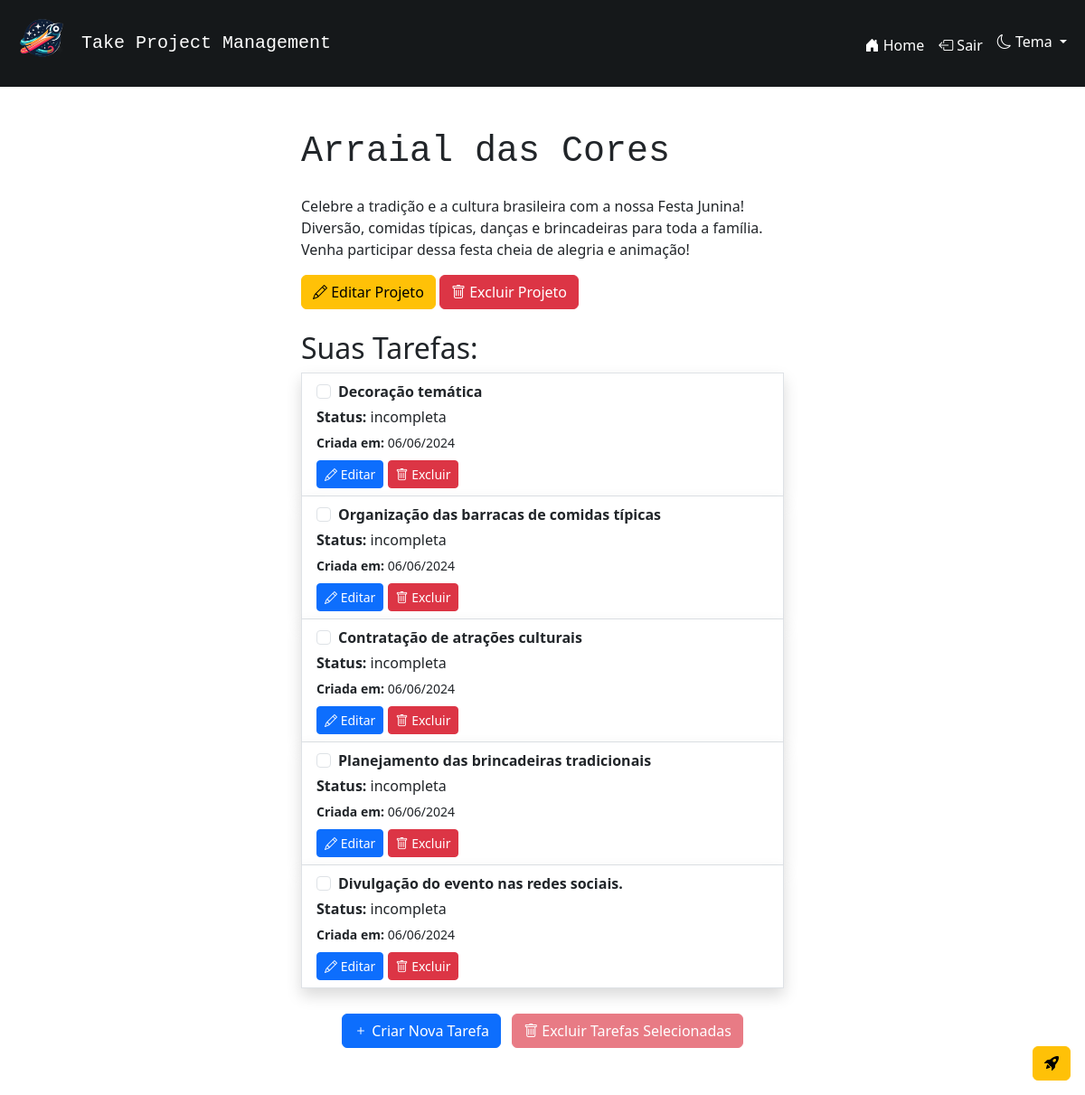
/projeto/6 (signed in), run on the app's committed database.
### app.py (models this page shows, shortened)
class Projeto(db.Model):
    __tablename__ = 'projeto'
    id = db.Column(db.Integer, primary_key=True)
    nome_projeto = db.Column(db.String(80), nullable=False)
    descricao_projeto = db.Column(db.String())
    usuario_id = db.Column(db.Integer, db.ForeignKey('usuario.id'), nullable=False)
    usuario = db.relationship('Usuario', backref=db.backref('projetos', lazy=True))
    tarefas = db.relationship('Tarefa', backref='projeto_rel', cascade="all, delete-orphan", lazy=True)

class Tarefa(db.Model):
    __tablename__ = 'tarefa'
    id = db.Column(db.Integer, primary_key=True)
    nome_tarefa = db.Column(db.String(80), nullable=False)
    status = db.Column(db.String(30), nullable=False, default='incompleta')
    data_criacao = db.Column(db.DateTime, nullable=False, default=lambda: datetime.now(timezone.utc))
    data_entrega = db.Column(db.DateTime)
    projeto_id = db.Column(db.Integer, db.ForeignKey('projeto.id'), nullable=False)
    projeto = db.relationship('Projeto', backref=db.backref('projeto_rel', lazy=True))

### app.py (the view)
@app.route('/projeto/<int:projeto_id>')
def projeto_especifico(projeto_id):
    if not Verificador.verificar_sessao() or not Verificador.verificar_permissao_projeto(projeto_id):
        return redirect(url_for('index'))
    projeto = Projeto.query.get(projeto_id)
    if not projeto:
        flash('O projeto especificado não foi encontrado', 'warning')
        return redirect(url_for('index'))
    return render_template('projeto_especifico.html', projeto=projeto)

### app.py (called while the page is built)
    @staticmethod
    def verificar_permissao_projeto(projeto_id):
        projeto = Projeto.query.get(projeto_id)
        if not projeto or projeto.usuario_id != session['usuario_id']:
            flash('Você não tem permissão para acessar este projeto.', 'warning')
            return False
        return True

    @staticmethod
    def verificar_sessao():
        if 'usuario_id' in session:
            return True
        flash('Você não tem permissão para executar essa ação.', 'warning')
        return False

### templates/projeto_especifico.html (shortened to what this page needs)
{% extends 'base.html' %}
{% block content %}
<div class="container">
    <div class="row justify-content-center">
        <div class="col-md-6">
            <h1 class="mb-4 font-monospace">{{ projeto.nome_projeto }}</h1>
            <p class="card-text ">{% if projeto.descricao_projeto %} {{ projeto.descricao_projeto }} {% endif %}</p>
            <button type="button" class="btn btn-warning" data-bs-toggle="modal" data-bs-target="#modalEditarProjeto{{ projeto.id }}">
                <i class="bi bi-pencil"></i> Editar Projeto
            </button>
            <button type="button" class="btn btn-danger" data-bs-toggle="modal" data-bs-target="#modalExcluirProjeto{{ projeto.id }}">
                <i class="bi bi-trash"></i> Excluir Projeto
            </button>
            <h2 class="mt-4">Suas Tarefas:</h2>
            <div class="list-group">
                <form action=" {{ url_for('excluir_tarefas_selecionadas', projeto_id=projeto.id) }}" method="POST" id="formExcluirTarefas">
                    {% for tarefa in projeto.tarefas %}
                        <div class="list-group-item shadow">
                            <div class="form-check">
                                <input class="form-check-input tarefa-checkbox" type="checkbox" value="{{ tarefa.id }}" id="tarefa-checkbox-{{ tarefa.id }}" name="tarefas_selecionadas[]">
                                <label class="form-check-label" for="tarefa-checkbox-{{ tarefa.id }}">
                                    <b>{{ tarefa.nome_tarefa }}</b>
                                </label>
                            </div>
                            <p class="mb-1 mt-1"><b>Status:</b> {{ tarefa.status }}</p>
                            <small><b>Criada em: </b>{{ tarefa.data_criacao.strftime('%d/%m/%Y') }}</small> <br>
                            <div class="mt-2">
                                <button type="button" class="btn btn-sm btn-primary" data-bs-toggle="modal" data-bs-target="#modalAlterarTarefa{{ tarefa.id }}"><i class="bi bi-pencil"></i> Editar</button>
                                <button type="button" class="btn btn-sm btn-danger" data-bs-toggle="modal" data-bs-target="#modalExcluirTarefa{{ tarefa.id }}"><i class="bi bi-trash"></i> Excluir</button>
                            </div>
                        </div>
                    {% endfor %}
                    <div class="text-center mt-4">
                        <button type="button" class="btn btn-primary m-1" data-bs-toggle="modal" data-bs-target="#modalCriarTarefa"><i class="bi bi-plus"></i> Criar Nova Tarefa</button>
                        <button type="button" class="btn btn-danger m-1" id="btnAbrirModalExclusao" disabled>
                            <i class="bi bi-trash"></i> Excluir Tarefas Selecionadas
                        </button>
                    </div>
                </form>
            </div>
        </div>
    </div>
</div>
<div class="position-fixed bottom-0 end-0 m-3">
    {% if sugestao_tarefas or novo_titulo_sugerido or nova_descricao_sugerida %}
        <div class="btn-group dropstart">
            <button type="button" class="btn btn-warning dropdown-toggle dropdown-toggle-split" data-bs-toggle="dropdown" aria-expanded="false">
                <span class="visually-hidden">Toggle Dropstart</span>
            </button>
            <ul class="dropdown-menu">
                {% if sugestao_tarefas %}
                    <li><button class="dropdown-item" type="button" data-bs-toggle="modal" data-bs-target="#modalAdicionarTarefasSugeridas"><i class="bi bi-list-task"></i> Adicionar tarefas sugeridas</button></li>
                {% endif %}
                {% if novo_titulo_sugerido %}
                    <li><form action="{{ url_for('adicionar_titulo_sugerido', projeto_id=projeto.id, novo_titulo_sugerido=novo_titulo_sugerido) }}" method="POST"><button class="dropdown-item" type="submit"><i class="bi bi-card-heading"></i> Adicionar o título sugerido</button></form></li>
                {% endif %}
                {% if nova_descricao_sugerida %}
                    <li><form action="{{ url_for('adicionar_descricao_sugerida', projeto_id=projeto.id, nova_descricao_sugerida=nova_descricao_sugerida) }}" method="POST"><button class="dropdown-item" type="submit"><i class="bi bi-file-text"></i> Adicionar a descrição sugerida</button></form></li>
                {% endif %}
            </ul>
            <button type="button" class="btn btn-warning" data-bs-toggle="modal" data-bs-target="#modalAcoesIA">
                <i class="bi bi-rocket-takeoff-fill"></i>
            </button>
        </div>
    {% else %}
        <button type="button" class="btn btn-warning" data-bs-toggle="modal" data-bs-target="#modalAcoesIA">
            <i class="bi bi-rocket-takeoff-fill"></i>
        </button>
    {% endif %}
</div>
{% endblock %}

### data on the page
Projeto: nome_projeto "Arraial das Cores", descricao_projeto "Celebre a tradição e a cultura brasileira com a nossa Festa Junina! Diversão, comidas típicas, danças e brincadeiras para toda a família. Venha participar dessa festa cheia de alegria e animação!"
Tarefa: nome_tarefa "Decoração temática", status "incompleta", data_criacao "06/06/2024"
Tarefa: nome_tarefa "Organização das barracas de comidas típicas", status "incompleta", data_criacao "06/06/2024"
Tarefa: nome_tarefa "Contratação de atrações culturais", status "incompleta", data_criacao "06/06/2024"
Tarefa: nome_tarefa "Planejamento das brincadeiras tradicionais", status "incompleta", data_criacao "06/06/2024"
Tarefa: nome_tarefa "Divulgação do evento nas redes sociais.", status "incompleta", data_criacao "06/06/2024"
